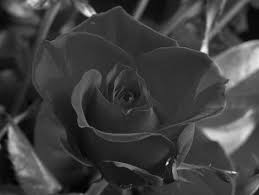
#> input picture Chapter03-Frequency/flower.jpg, 259 x 195 px
$ python example03-fft.py
#> lines starting #> are read from the running program, lines starting #| are printed output that depends on the picture
import cv2
import numpy as np
from matplotlib import pyplot as plt

img = cv2.imread('flower.jpg',0)
#> img is the input picture: shape (195, 259); min 0, max 248, mean 62.7
f = np.fft.fft2(img)
fshift = np.fft.fftshift(f)
magnitude_spectrum = 20*np.log(np.abs(fshift))
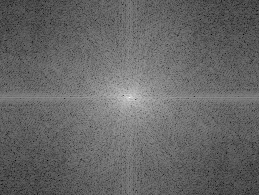
#> magnitude_spectrum: shape (195, 259) float64; min 20.35, max 299.4, mean 132.6; drawn with min black and max white

plt.subplot(121),plt.imshow(img, cmap = 'gray')
plt.title('Input Image'), plt.xticks([]), plt.yticks([])
plt.subplot(122),plt.imshow(magnitude_spectrum, cmap = 'gray')
plt.title('Magnitude Spectrum'), plt.xticks([]), plt.yticks([])
plt.show()
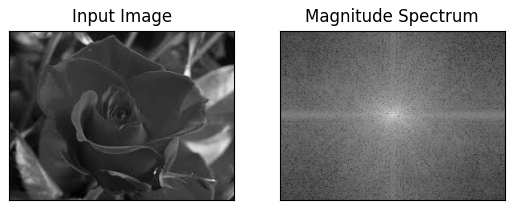
#> figure drawn by matplotlib, 2 panels
